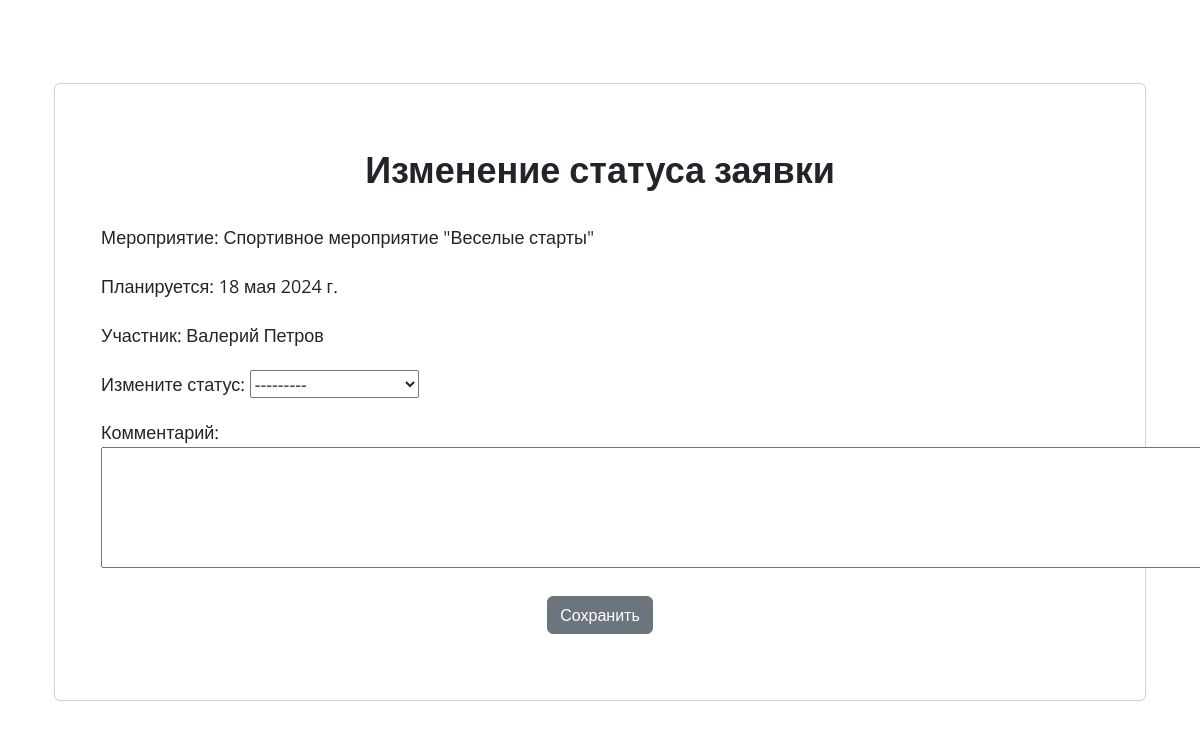
Screenshot of /invitation_status_update/7/update/ with the database file from the repository.
### Diplom/models.py (models this page shows, shortened)
class InvitationStatus(models.Model):
    Invitation = models.ForeignKey('Invitation', on_delete=models.CASCADE)
    Status = models.ForeignKey('Status', on_delete=models.CASCADE)
    Profile = models.ForeignKey('Profile', on_delete=models.CASCADE)
    Status_Date = models.DateField(blank=True, null=True, auto_now_add=True)
    Description = models.CharField(max_length=255, blank=True, null=True)

class Invitation(models.Model):
    date_submitted = models.DateField(blank=True, null=True)
    Event_Plan_Position = models.ForeignKey('Event_Plan_Position', on_delete=models.CASCADE)
    Team = models.ForeignKey('Team', on_delete=models.CASCADE, null=True, blank=True)
    Team_Members = models.ForeignKey('Team_Members', on_delete=models.CASCADE, null=True, blank=True)
    Profile = models.ForeignKey('Profile', on_delete=models.CASCADE, null=True, blank=True)

class Event_Plan_Position(models.Model):
    Event_Plan = models.ForeignKey('Event_Plan', on_delete=models.PROTECT)
    Event = models.ForeignKey('Event', on_delete=models.PROTECT)
    Date = models.DateField(null=True, blank=True)
    Date_Plan = models.DateField(null=True, blank=True)
    Date_Fact = models.DateField(null=True, blank=True)
    Description = models.TextField(null=True, blank=True)
    Eventers_Plan = models.IntegerField(null=True, blank=True)
    Eventers_Fact = models.IntegerField(null=True, blank=True)

class Event(models.Model):
    name = models.CharField(max_length=255)
    max_eventers = models.IntegerField(default=100)
    image = models.ImageField(upload_to='images', null=True, blank=True)
    description = models.TextField(null=True, blank=True)
    team = models.BooleanField('Командное мероприятие', null=True, blank=True)
    EventType = models.ForeignKey('EventType', on_delete=models.CASCADE)
    EducationLevel = models.ForeignKey('EducationLevel', on_delete=models.CASCADE)

class EventType(models.Model):
    name = models.CharField(max_length=100,
                            verbose_name='Наименование типа мероприятия',
                            choices=EventType_Choices)

class Profile(models.Model):
    user = models.OneToOneField(User, on_delete=models.CASCADE)
    image = models.ImageField(upload_to='images', null=True, blank=True)
    patronymic = models.CharField(max_length=255, verbose_name='Отчество (если есть)', blank=True, null=True)
    klass = models.CharField(max_length=4, verbose_name='Класс обучающегося', choices=klass_Choices, blank=True)

### Diplom/views.py (the view)
# urls.py: path('invitation_status_update/<int:pk>/update/', update_invitation, name='invitation_status_update'),
def update_invitation(request, pk):
    invitation = get_object_or_404(InvitationStatus, pk=pk)
    if request.method == 'POST':
        form = UpdateInvitationForm(request.POST, instance=invitation)
        if form.is_valid():
            status = form.save(commit=False)
            status.Invitation = invitation.Invitation
            status.Profile = request.user.profile
            status.save()
            return redirect('invitation_status')
    else:
        form = UpdateInvitationForm()
    return render(request, 'invitation_status_update.html', {'form': form, 'invitation': invitation})

### Diplom/forms.py
class UpdateInvitationForm(forms.ModelForm):
    class Meta:
        model = InvitationStatus
        fields = ['Status', 'Description']
        widgets = {
            'Description': forms.Textarea(attrs={'rows': 4, 'cols': 120})
        }
        labels = {
            'Description': 'Комментарий',
            'Status': 'Измените статус'
        }
    def __init__(self, *args, **kwargs):
        super(UpdateInvitationForm, self).__init__(*args, **kwargs)
        self.fields['Status'].label = 'Измените статус'

### Diplom/models.py (called while the page is built)
    def __str__(self):
        return str(self.name)

### templates/invitation_status_update.html (shortened to what this page needs)
{% extends 'base.html' %}
{% block content %}
    <div class="container px-4">
        <div class="d-flex justify-content-center">
            <div class="card" style="width: 100%; height: 100%; padding: 30px">
                <div class="card-body">
                    <h3 align="center" style="padding-bottom: 10px"><strong>Изменение статуса заявки</strong></h3>
                    <p>Мероприятие: {{ invitation.Invitation.Event_Plan_Position.Event.EventType.name }} "{{ invitation.Invitation.Event_Plan_Position.Event.name }}"</p>
                    {% if invitation.Invitation.Event_Plan_Position.Date_Fact %}
                    <p>Проведено: {{ invitation.Invitation.Event_Plan_Position.Date_Fact }}</p>
                    {% elif invitation.Invitation.Event_Plan_Position.Date_Plan %}
                    <p>Планируется: {{ invitation.Invitation.Event_Plan_Position.Date_Plan }}</p>
                    {% endif %}
                    {% if invitation.Invitation.Team %}
                    <p>Участник: {{ invitation.Invitation.Team}}</p>
                    {% elif invitation.Invitation.Profile %}
                    <p>Участник: {{ invitation.Invitation.Profile.user.first_name }} {{ invitation.Invitation.Profile.user.last_name }}</p>
                    {% endif %}
                    <form method="post" enctype="multipart/form-data">
                        {{form.as_p}}
                        <p align="center">
                            <button type="submit" class="btn btn-secondary ">Сохранить</button>
                        </p>
                    </form>
                </div>
            </div>
        </div>
    </div>
{% endblock %}

### rows the page displays
InvitationStatus: Invitation.Event_Plan_Position.Event.EventType.name "Спортивное мероприятие", Invitation.Event_Plan_Position.Event.name "Веселые старты", Invitation.Event_Plan_Position.Date_Plan "18 мая 2024 г.", Invitation.Profile.user.first_name "Валерий", Invitation.Profile.user.last_name "Петров"
